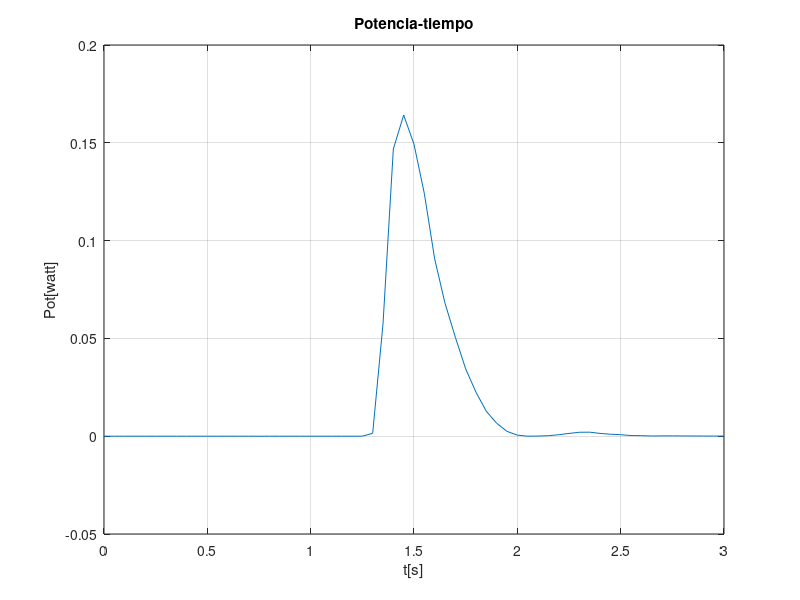

Recreate this plot in MATLAB.
Q = dlmread('./surfaceRegion.dat');
xq=Q(5:end,1);
yq=Q(5:end,2);
yqm=yq./1.21;

P = csvread('rghPressure.csv');
x=P(2:end,1);
y=P(2:end,2);

for i=2:size(x,1); 
  flow(i)=yqm(xq==x(i)); 
  
end

flowR=flow(:); %result is a column vector
pot=y.*flowR;

Data=[x,pot];
for k = 2:size(Data,2)
    [maxd,idx] = max(Data(:,k));
    MaxCol(k,:) = [x(idx) maxd];
end
MaxCol = MaxCol(2:end,:)

plot(x,pot)
grid on;
title("Potencia-tiempo")
xlabel t[s];
ylabel ("Pot[watt]")
